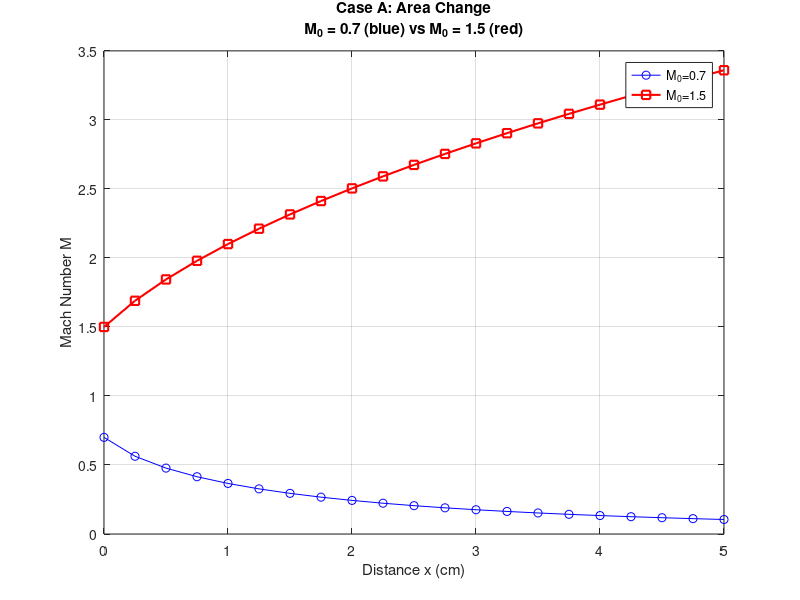
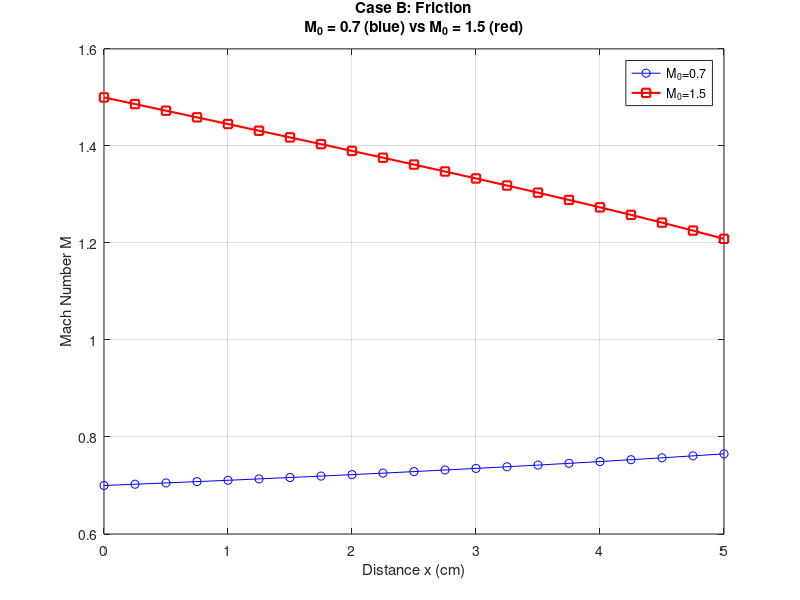
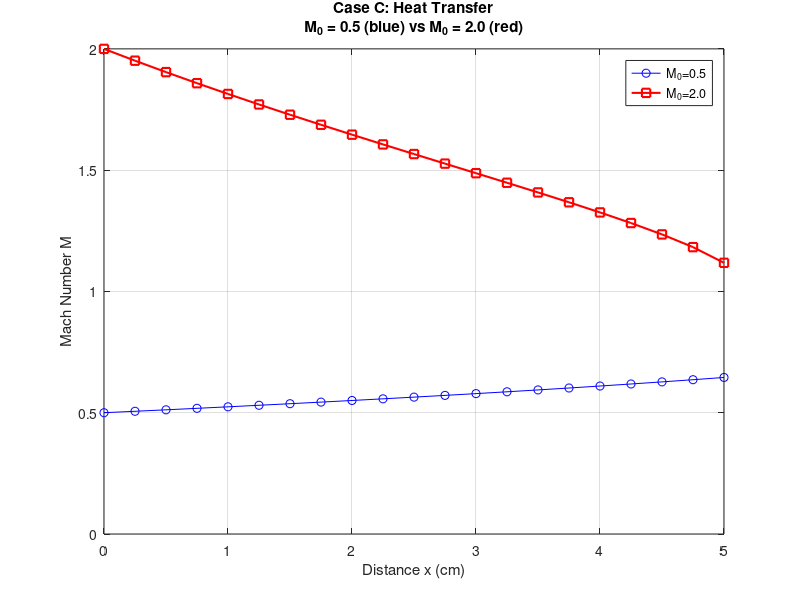

Reproduce these figures in MATLAB, in order.
function main()
    % Case a
    alpha_A = 0.25; f_A = 0; beta_A = 0;
    [x_A1, M_A1] = RK4(alpha_A, f_A, beta_A, 0.7, 'A');
    [x_A2, M_A2] = RK4(alpha_A, f_A, beta_A, 1.5, 'A');

    % Case b
    alpha_B = 0; f_B = 0.005; beta_B = 0;
    [x_B1, M_B1] = RK4(alpha_B, f_B, beta_B, 0.7, 'B');
    [x_B2, M_B2] = RK4(alpha_B, f_B, beta_B, 1.5, 'B');

    % Case c
    alpha_C = 0; f_C = 0; beta_C = 50;
    [x_C1, M_C1] = RK4(alpha_C, f_C, beta_C, 0.5, 'C');
    [x_C2, M_C2] = RK4(alpha_C, f_C, beta_C, 2.0, 'C');

    % Plot Cases
    plotResults(x_A1, M_A1, x_A2, M_A2, 'Case A: Area Change');
    plotResults(x_B1, M_B1, x_B2, M_B2, 'Case B: Friction');
    plotResults(x_C1, M_C1, x_C2, M_C2, 'Case C: Heat Transfer');
 end

% RK4 implementation
function [x, M] = RK4(alpha, f, beta, M_0, caseType)
    x = linspace(0, 5, 21);
    h = x(2) - x(1);
    M = zeros(size(x));
    M(1) = M_0;

    for i = 1:length(x)-1
        if caseType == 'A'
            dMdx = caseA_ODE(x(i), M(i), alpha, f, beta);
        elseif caseType == 'B'
            dMdx = caseB_ODE(x(i), M(i), alpha, f, beta);
        elseif caseType == 'C'
            dMdx = caseC_ODE(x(i), M(i), alpha, f, beta);
        end

        k1 = h * dMdx;
        k2 = h * caseSpecificODE(x(i)+h/2, M(i)+k1/2, alpha, f, beta, caseType);
        k3 = h * caseSpecificODE(x(i)+h/2, M(i)+k2/2, alpha, f, beta, caseType);
        k4 = h * caseSpecificODE(x(i)+h, M(i)+k3, alpha, f, beta, caseType);

        M(i+1) = M(i) + (k1 + 2*k2 + 2*k3 + k4)/6;
    end
end

function dMdx= caseSpecificODE(x, M, alpha, f, beta, caseType)
    if caseType == 'A'
        dMdx = caseA_ODE(x, M, alpha, f, beta);
    elseif caseType == 'B'
        dMdx = caseB_ODE(x, M, alpha, f, beta);
    elseif caseType == 'C'
        dMdx = caseC_ODE(x, M, alpha, f, beta);
    end
end

function dMdx = caseA_ODE(x, M, alpha, f, beta)
    D = 1.0 + alpha*x;
    A = pi*D^2 / 4;
    term = - (pi * alpha * D) / (2 * A)
    dMdx = (M*(1+ 0.2*M^2)) / (1-M^2) * term;
end

function dMdx = caseB_ODE(x, M, alpha, f, beta)
    term = 0.5 * 1.4 * M^2 * (4*f/1.0);
    dMdx = (M * (1+0.2*M^2)) / (1-M^2) * term;
end

function dMdx = caseC_ODE(x, M, alpha, f, beta)
    T = 1000 + beta*x / 1.0;
    term = (1 + 1.4*M^2) * beta / (2* T * 1.0);
    dMdx = (M*(1 + 0.2*M^2)) / (1-M^2) * term;
end

% Plot function
function plotResults(x1, M1, x2, M2, caseName)
    figure;
    plot(x1, M1, 'b-o', x2, M2, 'r-s', 'LineWidth', 1.5);
    xlabel('Distance x (cm)');
    ylabel('Mach Number M');
    title(sprintf('%s\nM_0 = %.1f (blue) vs M_0 = %.1f (red)', caseName, M1(1), M2(1)));
    grid on;
    legend(sprintf('M_0=%.1f', M1(1)), sprintf('M_0=%.1f', M2(1)));
end
